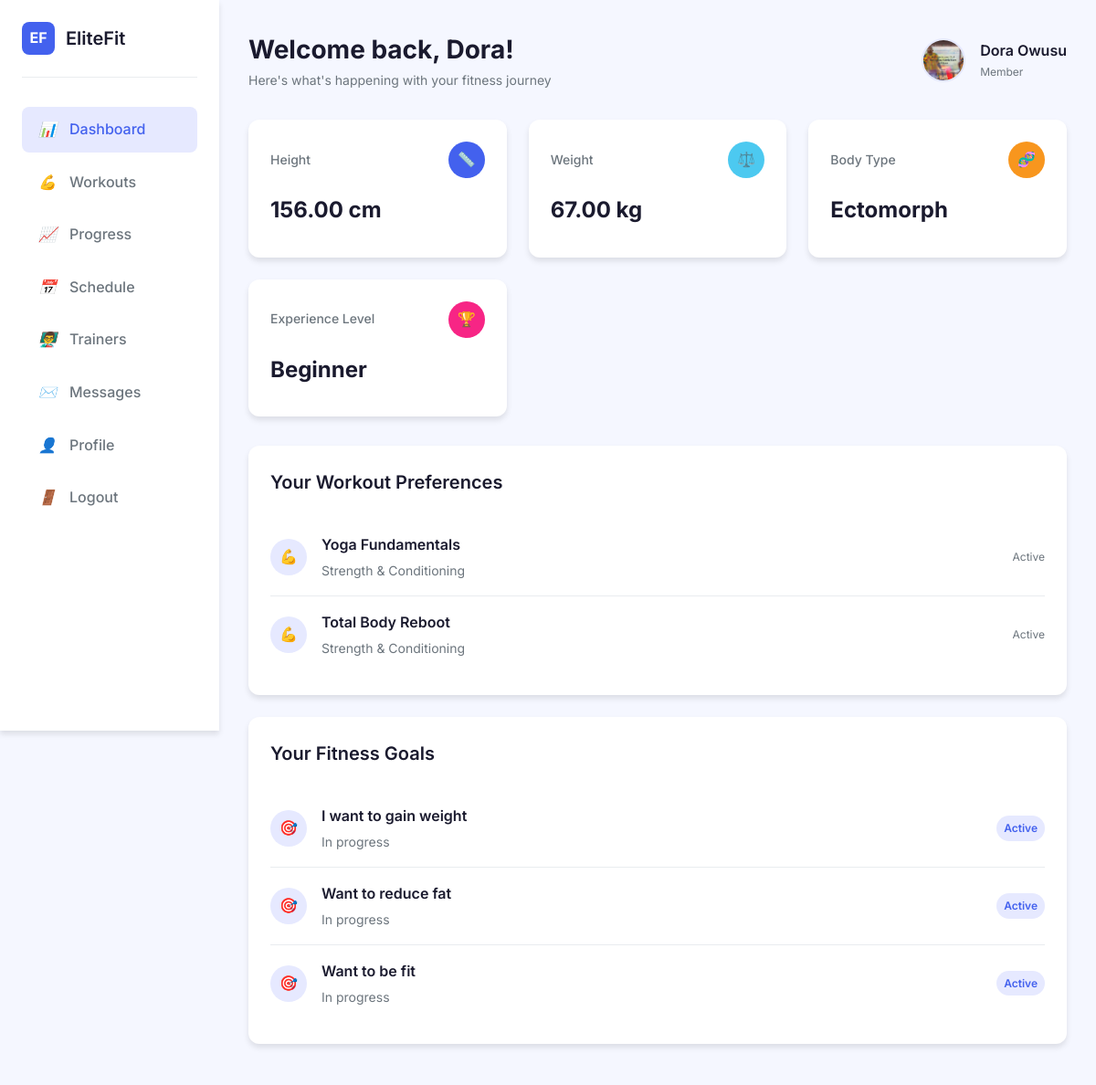
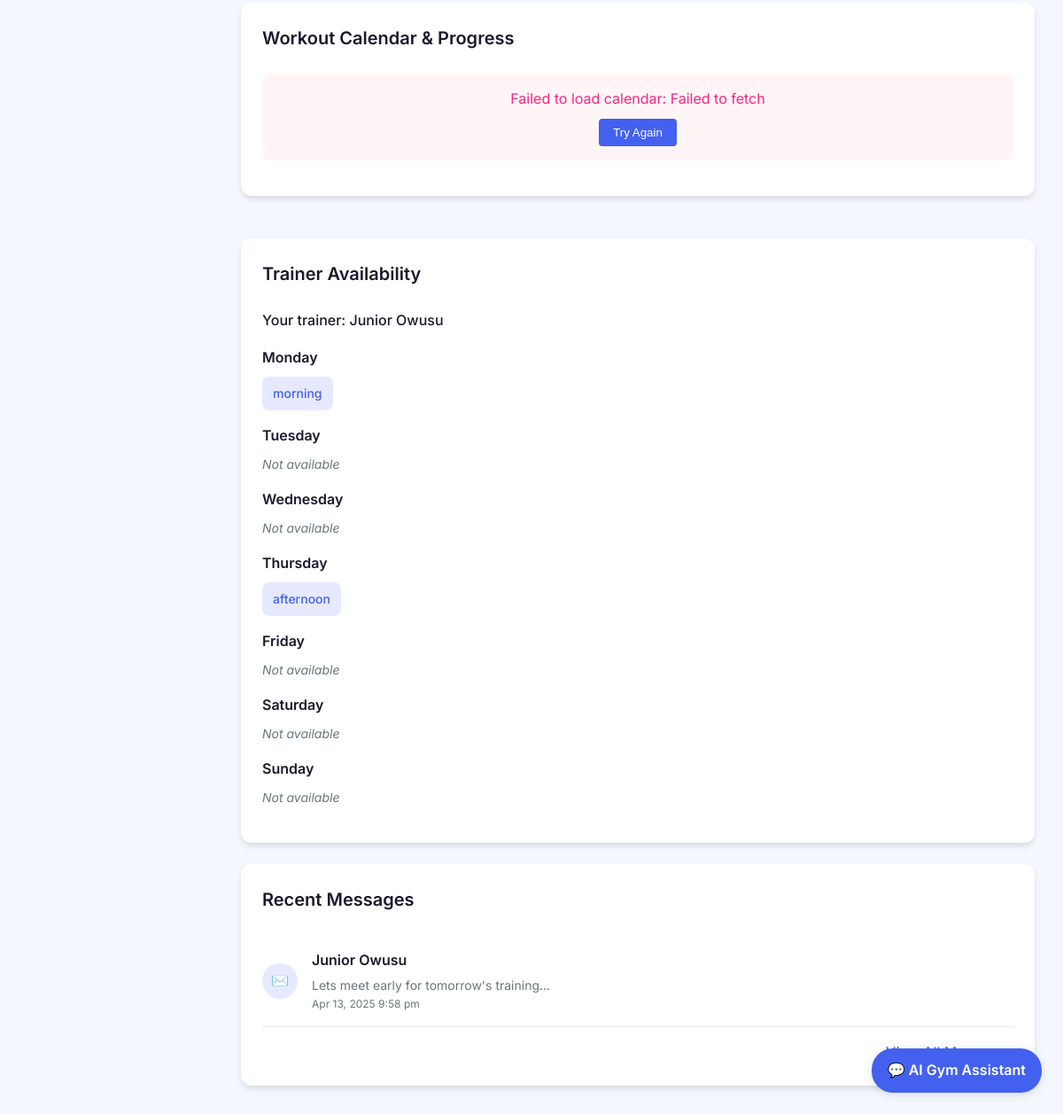
/member/dashboard.php (signed in), run on the app's committed database (2 pictures, top to bottom).
### tables this page shows
CREATE TABLE IF NOT EXISTS `users` (
  `user_id` int NOT NULL AUTO_INCREMENT,
  `first_name` varchar(50) NOT NULL,
  `last_name` varchar(50) NOT NULL,
  `email` varchar(100) NOT NULL,
  `contact_number` varchar(15) NOT NULL,
  `password_hash` varchar(255) NOT NULL,
  `role` enum('member','trainer','admin','equipment_manager') NOT NULL DEFAULT 'member',
  `location` varchar(50) DEFAULT NULL,
  `gender` enum('male','female','other') DEFAULT NULL,
  `date_of_birth` date DEFAULT NULL,
  `profile_picture` varchar(255) DEFAULT NULL,
  `date_registered` timestamp NULL DEFAULT CURRENT_TIMESTAMP,
  `is_active` tinyint(1) DEFAULT '1',
  `is_verified` tinyint(1) DEFAULT '0',
  `verify_token` varchar(64) DEFAULT NULL,
  `token_expires` datetime DEFAULT NULL,
  `is_archived` tinyint(1) DEFAULT '0',
  `archived_at` datetime DEFAULT NULL,
  `reset_token` varchar(255) DEFAULT NULL,
  `reset_expires` datetime DEFAULT NULL,
  `password_otp_hash` varchar(255) DEFAULT NULL,
  `password_otp_expires` datetime DEFAULT NULL,
  `password_otp_attempts` int DEFAULT '0',
  PRIMARY KEY (`user_id`),
  UNIQUE KEY `email` (`email`),
  UNIQUE KEY `contact_number` (`contact_number`)
);

CREATE TABLE IF NOT EXISTS `member_fitness` (
  `member_id` int NOT NULL,
  `height` decimal(5,2) DEFAULT NULL COMMENT 'in cm',
  `weight` decimal(5,2) DEFAULT NULL COMMENT 'in kg',
  `body_type` enum('ectomorph','mesomorph','endomorph') DEFAULT NULL,
  `experience_level` enum('beginner','intermediate','advanced') DEFAULT NULL,
  `health_conditions` text,
  PRIMARY KEY (`member_id`)
);

CREATE TABLE IF NOT EXISTS `workout_plans` (
  `plan_id` int NOT NULL AUTO_INCREMENT,
  `plan_name` varchar(100) NOT NULL,
  `description` text,
  `difficulty` enum('beginner','intermediate','advanced') DEFAULT NULL,
  `duration_weeks` int DEFAULT NULL,
  `is_public` tinyint(1) DEFAULT '1',
  `focus_area` varchar(100) DEFAULT NULL,
  `created_by` int DEFAULT NULL,
  `created_at` timestamp NULL DEFAULT CURRENT_TIMESTAMP,
  PRIMARY KEY (`plan_id`)
);

CREATE TABLE IF NOT EXISTS `fitness_goals` (
  `goal_id` int NOT NULL AUTO_INCREMENT,
  `member_id` int DEFAULT NULL,
  `goal_text` text NOT NULL,
  `target_date` date DEFAULT NULL,
  `is_completed` tinyint(1) DEFAULT '0',
  PRIMARY KEY (`goal_id`),
  KEY `member_id` (`member_id`)
);

CREATE TABLE IF NOT EXISTS `assigned_workouts` (
  `assignment_id` int NOT NULL AUTO_INCREMENT,
  `trainer_id` int DEFAULT NULL,
  `member_id` int DEFAULT NULL,
  `plan_id` int DEFAULT NULL,
  `start_date` date NOT NULL,
  `end_date` date NOT NULL,
  `notes` text,
  `status` enum('active','completed','paused') DEFAULT 'active',
  `created_at` timestamp NULL DEFAULT CURRENT_TIMESTAMP,
  PRIMARY KEY (`assignment_id`),
  KEY `trainer_id` (`trainer_id`),
  KEY `member_id` (`member_id`),
  KEY `plan_id` (`plan_id`)
);

CREATE TABLE IF NOT EXISTS `messages` (
  `message_id` int NOT NULL AUTO_INCREMENT,
  `sender_id` int NOT NULL,
  `receiver_id` int NOT NULL,
  `message_text` text NOT NULL,
  `sent_at` timestamp NULL DEFAULT CURRENT_TIMESTAMP,
  `is_read` tinyint(1) DEFAULT '0',
  PRIMARY KEY (`message_id`),
  KEY `sender_id` (`sender_id`),
  KEY `receiver_id` (`receiver_id`)
);

### member/dashboard.php (the view, shortened to what the rows shown need)
<?php
include_once __DIR__ . "/../config.php";
$defaults = [
    'height' => null,
    'weight' => null,
    'body_type' => null,
    'experience_level' => null,
    'first_name' => '',
    'last_name' => '',
    'profile_picture' => null,
    'date_registered' => date('Y-m-d H:i:s')
];
try {
    $user_id = $_SESSION['user_id'];
    $sql = "SELECT u.*, mf.height, mf.weight, mf.body_type, mf.experience_level
            FROM users u
            LEFT JOIN member_fitness mf ON u.user_id = mf.member_id
            WHERE u.user_id = ?";
    $stmt = $conn->prepare($sql);
    $stmt->bind_param("i", $user_id);
    if (!$stmt->execute()) {
        throw new Exception("Database query failed: " . $stmt->error);
    }
    $result = $stmt->get_result();
    if ($result->num_rows === 1) {
        $user = $result->fetch_assoc();
        $user = array_merge($defaults, $user);
    }
    $workout_sql = "SELECT wp.plan_name
                   FROM member_workout_preferences mwp
                   JOIN workout_plans wp ON mwp.plan_id = wp.plan_id
                   WHERE mwp.member_id = ?
                   ORDER BY mwp.preference_order";
    $workout_stmt = $conn->prepare($workout_sql);
    $workout_stmt->bind_param("i", $user_id);
    $workout_stmt->execute();
    $workout_result = $workout_stmt->get_result();
    $workout_preferences = $workout_result->fetch_all(MYSQLI_ASSOC);
    $goals_sql = "SELECT goal_text FROM fitness_goals WHERE member_id = ?";
    $goals_stmt = $conn->prepare($goals_sql);
    $goals_stmt->bind_param("i", $user_id);
    $goals_stmt->execute();
    $goals_result = $goals_stmt->get_result();
    $fitness_goals = $goals_result->fetch_all(MYSQLI_ASSOC);
$trainer_availability = [];
$trainer_name = null;
$trainer_sql = "SELECT aw.trainer_id, u.first_name, u.last_name
               FROM assigned_workouts aw
               JOIN users u ON aw.trainer_id = u.user_id
               WHERE aw.member_id = ?
               LIMIT 1";
$trainer_stmt = $conn->prepare($trainer_sql);
$trainer_stmt->bind_param("i", $user_id);
$trainer_stmt->execute();
$trainer_result = $trainer_stmt->get_result();
if ($trainer_result->num_rows > 0) {
    $trainer = $trainer_result->fetch_assoc();
    $trainer_id = $trainer['trainer_id'];
    $trainer_name = $trainer['first_name'] . ' ' . $trainer['last_name'];
    $availability_sql = "SELECT availability_id, trainer_id, day_of_week, availability_type
                        FROM trainer_availability
                        WHERE trainer_id = ?
                        ORDER BY
                            FIELD(day_of_week, 'Monday', 'Tuesday', 'Wednesday', 'Thursday', 'Friday', 'Saturday', 'Sunday')";
    $availability_stmt = $conn->prepare($availability_sql);
    $availability_stmt->bind_param("i", $trainer_id);
    $availability_stmt->execute();
    $availability_result = $availability_stmt->get_result();
    while ($row = $availability_result->fetch_assoc()) {
        $trainer_availability[$row['day_of_week']][] = [
            'availability_type' => $row['availability_type']
        ];
    }
}
    $messages_sql = "SELECT m.*, u.first_name, u.last_name
                    FROM messages m
                    JOIN users u ON m.sender_id = u.user_id
                    WHERE m.receiver_id = ?
                    ORDER BY m.sent_at DESC
                    LIMIT 3";
    $messages_stmt = $conn->prepare($messages_sql);
    $messages_stmt->bind_param("i", $user_id);
    $messages_stmt->execute();
    $messages_result = $messages_stmt->get_result();
    $messages = $messages_result->fetch_all(MYSQLI_ASSOC);
} catch (Exception $e) {
    error_log("Dashboard error for user " . ($_SESSION['user_id'] ?? 'unknown') . ": " . $e->getMessage());
    $_SESSION['error_message'] = "Profile loading failed";
    $_SESSION['error_details'] = "Error: " . $e->getMessage();
    header("Location: ../error.php");
    exit();
}
?>
<!DOCTYPE html>
<html lang="en">
<head>
</head>
<body>
    <div class="dashboard-container">
        <main class="main-content">
            <header class="header">
                <div class="page-title">
                    <h1>Welcome back, <?= htmlspecialchars($user['first_name'] ?? 'Member') ?>!</h1>
                    <p>Here's what's happening with your fitness journey</p>
                </div>
                <div class="user-profile">
                    <?php if (!empty($user['profile_picture'])): ?>
                        <img src="<?= '../' . htmlspecialchars($user['profile_picture']) ?>" class="profile-pic" alt="Profile Picture">
                    <?php else: ?>
                        <div class="profile-pic" style="background: #ccc; display: flex; align-items: center; justify-content: center;">
                            <span style="font-size: 20px;">👤</span>
                        </div>
                    <?php endif; ?>
                    <div class="profile-info">
                        <span class="profile-name">
                            <?= htmlspecialchars(($user['first_name'] ?? '') . ' ' . ($user['last_name'] ?? '')) ?>
                        </span>
                        <span class="profile-role">Member</span>
                    </div>
                </div>
            </header>
            <div class="stats-grid">
                <div class="stat-card">
                    <div class="stat-header">
                        <span class="stat-title">Height</span>
                        <div class="stat-icon primary">📏</div>
                    </div>
                    <div class="stat-value">
                        <?= isset($user['height']) && $user['height'] !== null ?
                            htmlspecialchars($user['height']) . ' cm' : 'Not set' ?>
                    </div>
                </div>
                <div class="stat-card">
                    <div class="stat-header">
                        <span class="stat-title">Weight</span>
                        <div class="stat-icon success">⚖️</div>
                    </div>
                    <div class="stat-value">
                        <?= isset($user['weight']) && $user['weight'] !== null ?
                            htmlspecialchars($user['weight']) . ' kg' : 'Not set' ?>
                    </div>
                </div>
                <div class="stat-card">
                    <div class="stat-header">
                        <span class="stat-title">Body Type</span>
                        <div class="stat-icon warning">🧬</div>
                    </div>
                    <div class="stat-value">
                        <?= isset($user['body_type']) && $user['body_type'] !== null ?
                            htmlspecialchars(ucfirst($user['body_type'])) : 'Not set' ?>
                    </div>
                </div>
                <div class="stat-card">
                    <div class="stat-header">
                        <span class="stat-title">Experience Level</span>
                        <div class="stat-icon danger">🏆</div>
                    </div>
                    <div class="stat-value">
                        <?= isset($user['experience_level']) && $user['experience_level'] !== null ?
                            htmlspecialchars(ucfirst($user['experience_level'])) : 'Not set' ?>
                    </div>
                </div>
            </div>
            <div class="content-grid">
                <div class="left-column">
                    <div class="card" style="margin-bottom: 1.5rem;">
                        <div class="card-header">
                            <h2 class="card-title">Your Workout Preferences</h2>
                        </div>
                        <ul class="list">
                            <?php if (!empty($workout_preferences)): ?>
                                <?php foreach ($workout_preferences as $workout): ?>
                                    <li class="list-item">
                                        <div class="list-icon">💪</div>
                                        <div class="list-content">
                                            <div class="list-title"><?= htmlspecialchars($workout['plan_name']) ?></div>
                                            <div class="list-subtitle">Strength & Conditioning</div>
                                        </div>
                                        <div class="list-meta">Active</div>
                                    </li>
                                <?php endforeach; ?>
                            <?php else: ?>
                                <p style="color: var(--gray); text-align: center; padding: 1rem;">No workout preferences selected yet.</p>
                            <?php endif; ?>
                        </ul>
                    </div>
                    <div class="card">
                        <div class="card-header">
                            <h2 class="card-title">Your Fitness Goals</h2>
                        </div>
                        <ul class="list">
                            <?php if (!empty($fitness_goals)): ?>
                                <?php foreach ($fitness_goals as $goal): ?>
                                    <li class="list-item">
                                        <div class="list-icon">🎯</div>
                                        <div class="list-content">
                                            <div class="list-title"><?= htmlspecialchars($goal['goal_text']) ?></div>
                                            <div class="list-subtitle">In progress</div>
                                        </div>
                                        <span class="badge badge-primary">Active</span>
                                    </li>
                                <?php endforeach; ?>
                            <?php else: ?>
                                <p style="color: var(--gray); text-align: center; padding: 1rem;">No fitness goals set yet.</p>
                            <?php endif; ?>
                        </ul>
                    </div>
                    <div class="card" id="calendar-card" style="margin-bottom: 1.5rem; position:relative;">
                        <div class="card-header">
                            <h2 class="card-title">Workout Calendar & Progress</h2>
                        </div>
                    </div>
                </div>
                <div class="right-column">
                    <?php if (isset($trainer_name) && !empty($trainer_availability)): ?>
                        <div class="card" style="margin-bottom: 1.5rem;">
                            <div class="card-header">
                                <h2 class="card-title">Trainer Availability</h2>
                            </div>
                            <p style="margin-bottom: 1rem; font-weight: 500;">Your trainer: <?= htmlspecialchars($trainer_name) ?></p>
<div class="availability-container">
    <?php
    $days = ['Monday', 'Tuesday', 'Wednesday', 'Thursday', 'Friday', 'Saturday', 'Sunday'];
    foreach ($days as $day): ?>
        <div class="availability-day">
            <div class="day-header"><?= $day ?></div>
            <?php if (!empty($trainer_availability[$day])): ?>
                <div class="time-slots">
                    <?php foreach ($trainer_availability[$day] as $slot): ?>
                        <span class="time-slot">
                            <?= htmlspecialchars($slot['availability_type']) ?>
                        </span>
                    <?php endforeach; ?>
                </div>
            <?php else: ?>
                <div class="off-day">Not available</div>
            <?php endif; ?>
        </div>
    <?php endforeach; ?>
</div>
                        </div>
                    <?php endif; ?>
                    <div class="card">
                        <div class="card-header">
                            <h2 class="card-title">Recent Messages</h2>
                        </div>
                        <ul class="list">
                            <?php if (!empty($messages)): ?>
                                <?php foreach ($messages as $message): ?>
                                    <li class="list-item">
                                        <div class="list-icon">✉️</div>
                                        <div class="list-content">
                                            <div class="list-title"><?= htmlspecialchars($message['first_name'] . ' ' . $message['last_name']) ?></div>
                                            <div class="list-subtitle"><?= htmlspecialchars(substr($message['message_text'], 0, 50)) ?>...</div>
                                            <div class="list-meta"><?= date('M j, Y g:i a', strtotime($message['sent_at'])) ?></div>
                                        </div>
                                    </li>
                                <?php endforeach; ?>
                            <?php else: ?>
                                <p style="color: var(--gray); text-align: center; padding: 1rem;">No messages from your trainer yet.</p>
                            <?php endif; ?>
                        </ul>
                    </div>
                </div>
            </div>
        </main>
    </div>
</body>
</html>

### data on the page
users: first_name "Dora", profile_picture (picture), first_name+last_name "Dora Owusu", member_fitness.height "156.00", member_fitness.weight "67.00", member_fitness.body_type "Ectomorph", member_fitness.experience_level "Beginner"
workout_plans: plan_name "Yoga Fundamentals"
workout_plans: plan_name "Total Body Reboot"
fitness_goals: goal_text "I want to gain weight"
fitness_goals: goal_text "Want to reduce fat"
fitness_goals: goal_text "Want to be fit"
assigned_workouts: users.first_name+last_name "Junior Owusu"
messages: users.first_name+last_name "Junior Owusu", message_text "Lets meet early for tomorrow's training", sent_at "Apr 13, 2025 9:58 pm"

### other printed values
$day "Monday"
$slot['availability_type'] "morning"
$day "Tuesday"
$day "Wednesday"
$day "Thursday"
$slot['availability_type'] "afternoon"
$day "Friday"
$day "Saturday"
$day "Sunday"
